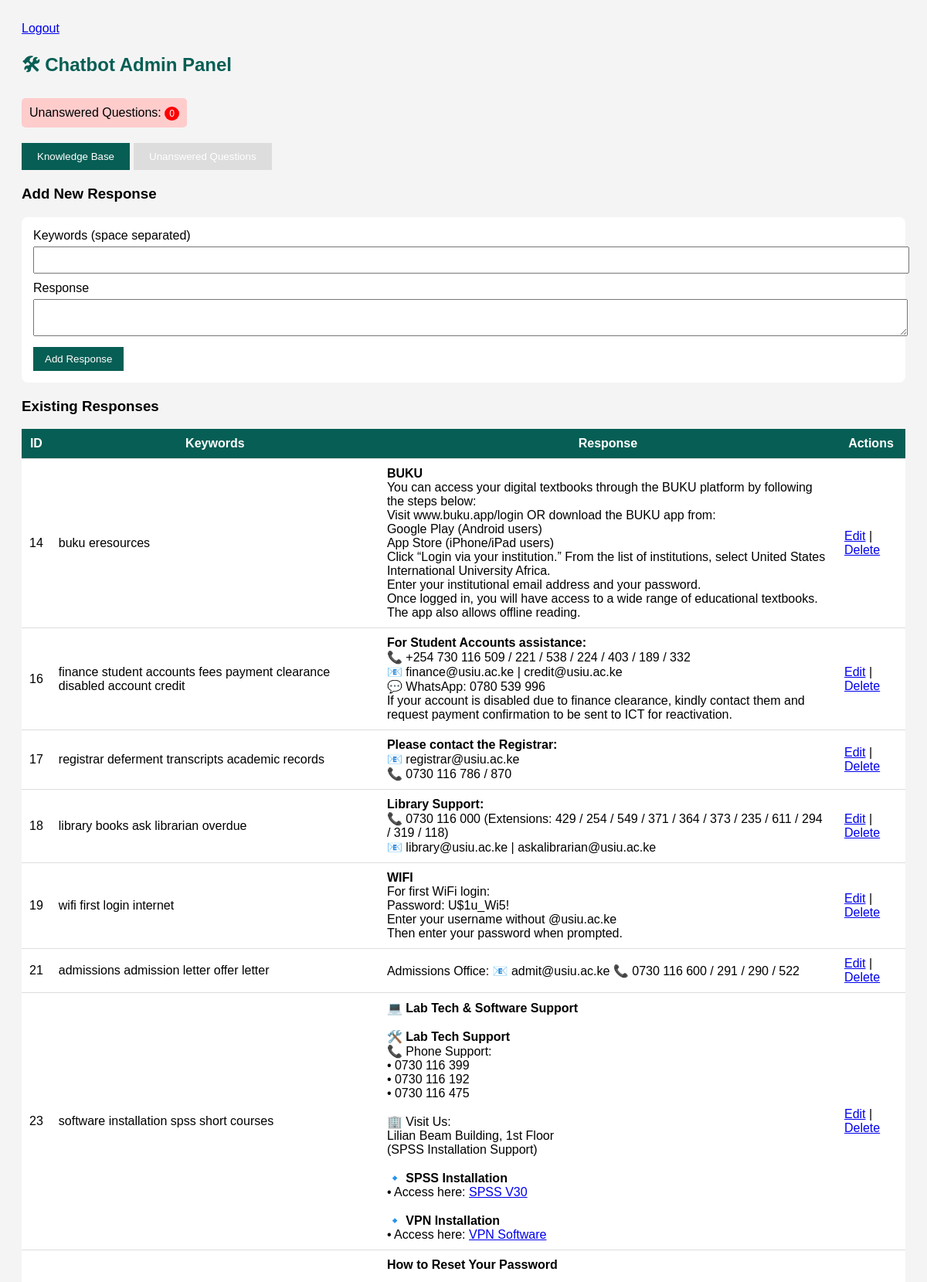
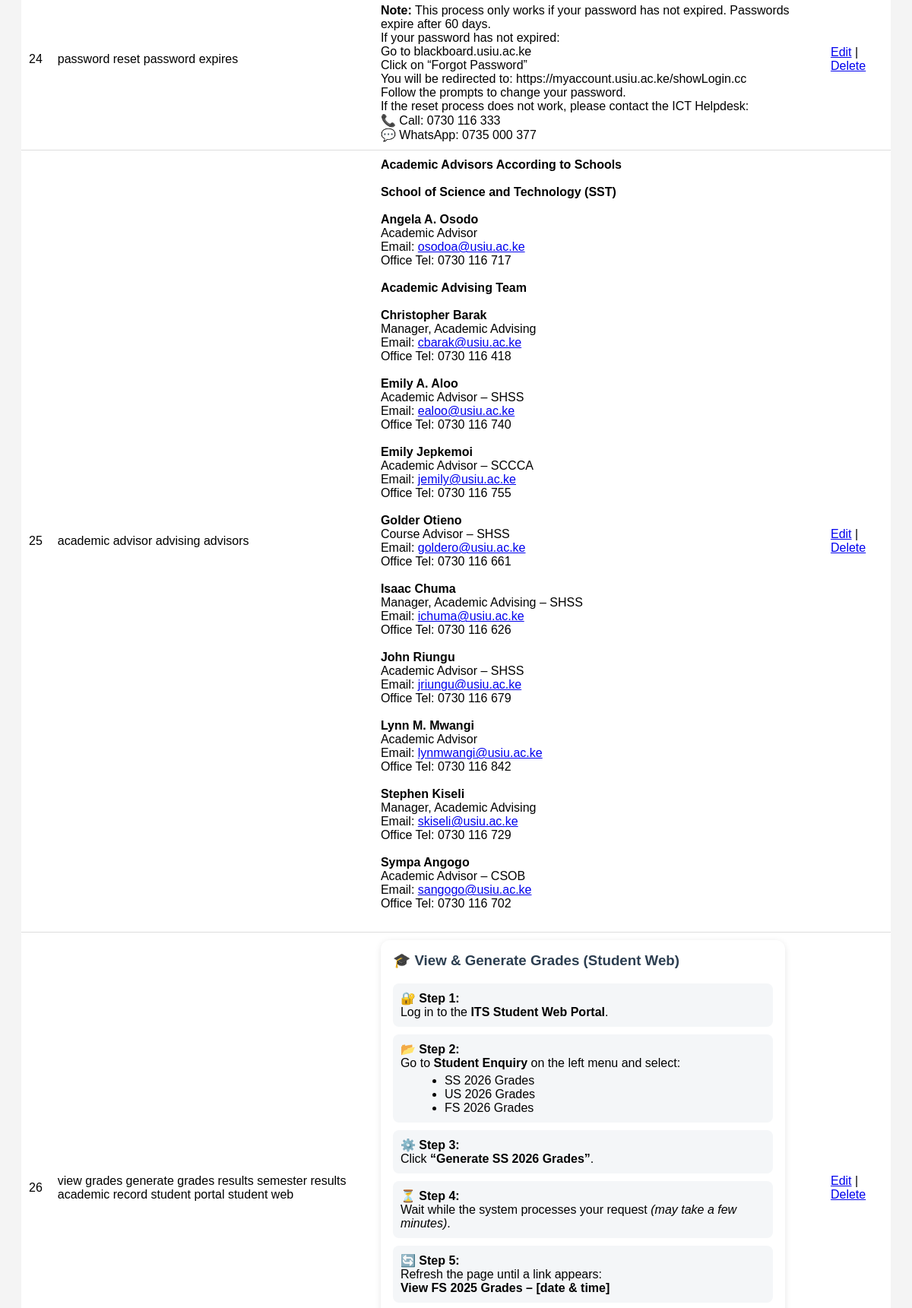
/admin (signed in, upper part), run on the app's committed database (2 pictures, top to bottom).
### tables this page shows
CREATE TABLE responses (
            id INTEGER PRIMARY KEY AUTOINCREMENT,
            input TEXT NOT NULL,
            response TEXT NOT NULL
        );

### app.py (the view)
@app.route("/admin")
def admin():
    if not session.get("admin"):
        return redirect(url_for("login"))
    conn = sqlite3.connect("chatbot.db")
    cursor = conn.cursor()
    cursor.execute("SELECT * FROM responses")
    responses_data = cursor.fetchall()
    cursor.execute("SELECT * FROM unanswered")
    unanswered_data = cursor.fetchall()
    conn.close()
    return render_template("admin.html", data=responses_data, unanswered=unanswered_data)

### templates/admin.html (shortened to what this page needs)
<!DOCTYPE html>
<html>
<head>
</head>
<body>
<a href="/logout">Logout</a>
<h2>🛠 Chatbot Admin Panel</h2>
<div class="notification">
    Unanswered Questions: <span class="badge">{{ unanswered|length }}</span>
</div>
<div class="tabs">
    <button class="tab-button active" onclick="showTab('knowledge')">Knowledge Base</button>
    <button class="tab-button" onclick="showTab('unanswered')">Unanswered Questions</button>
</div>
<div id="knowledge" class="tab-content active">
    <h3>Add New Response</h3>
    <form action="/add" method="POST">
        <label>Keywords (space separated)</label>
        <input type="text" name="keywords" required>
        <label>Response</label>
        <textarea name="response" required></textarea>
        <button type="submit">Add Response</button>
    </form>
    <h3>Existing Responses</h3>
    <table>
        <tr>
            <th>ID</th>
            <th>Keywords</th>
            <th>Response</th>
            <th>Actions</th>
        </tr>
        {% for row in data %}
        <tr>
            <td>{{ row[0] }}</td>
            <td>{{ row[1] }}</td>
            <td>{{ row[2] | safe }}</td>
            <td>
                <a href="/edit/{{ row[0] }}">Edit</a> |
                <a href="/delete/{{ row[0] }}" onclick="return confirm('Delete this entry?')">Delete</a>
            </td>
        </tr>
        {% endfor %}
    </table>
</div>
</body>
</html>

### templates/admin.html (style rules this page uses)
body { font-family: Arial; background: #f4f4f4; padding: 20px; }
h2 { color: #075e54; }
.notification { background: #ffcccc; padding: 10px; border-radius: 5px; margin-bottom: 20px; display: inline-block; }
.badge { background: red; color: white; padding: 2px 6px; border-radius: 50%; font-size: 12px; }
.tabs { display: flex; margin-bottom: 20px; }
.tab-button { padding: 10px 20px; background: #ddd; border: none; cursor: pointer; margin-right: 5px; }
.tab-button.active { background: #075e54; color: white; }
.tab-content { display: none; }
.tab-content.active { display: block; }
form { background: white; padding: 15px; border-radius: 8px; margin-bottom: 20px; }
input, textarea { width: 100%; padding: 8px; margin: 5px 0 10px; }
button { padding: 8px 15px; background: #075e54; color: white; border: none; cursor: pointer; }
table { width: 100%; background: white; border-collapse: collapse; }
th, td { padding: 10px; border-bottom: 1px solid #ddd; }
th { background: #075e54; color: white; }

### data on the page
responses: id "14", input "buku eresources", response "BUKU You can access your digital textbooks through the BUKU platform by following the steps below: Visit www.buku.app/login OR download the BUKU app from: Google Play (Android users) App Store (iPhone/iPad users) Click “Login via your institution.” From the list of institutions, select United States International University Africa. Enter your institutional email address and your password. Once logged in, you will have access to a wide range of educational textbooks. The app also allows offline reading."
responses: id "16", input "finance student accounts fees payment clearance disabled account credit", response "For Student Accounts assistance: 📞 +254 730 116 509 / 221 / 538 / 224 / 403 / 189 / 332 📧 finance@usiu.ac.ke | credit@usiu.ac.ke 💬 WhatsApp: 0780 539 996 If your account is disabled due to finance clearance, kindly contact them and request payment confirmation to be sent to ICT for reactivation."
responses: id "17", input "registrar deferment transcripts academic records", response "Please contact the Registrar: 📧 registrar@usiu.ac.ke 📞 0730 116 786 / 870"
responses: id "18", input "library books ask librarian overdue", response "Library Support: 📞 0730 116 000 (Extensions: 429 / 254 / 549 / 371 / 364 / 373 / 235 / 611 / 294 / 319 / 118) 📧 library@usiu.ac.ke | askalibrarian@usiu.ac.ke"
responses: id "19", input "wifi first login internet", response "WIFI For first WiFi login: Password: U$1u_Wi5! Enter your username without @usiu.ac.ke Then enter your password when prompted."
responses: id "21", input "admissions admission letter offer letter", response "Admissions Office: 📧 admit@usiu.ac.ke 📞 0730 116 600 / 291 / 290 / 522"
responses: id "23", input "software installation spss short courses", response "💻 Lab Tech & Software Support 🛠️ Lab Tech Support 📞 Phone Support: • 0730 116 399 • 0730 116 192 • 0730 116 475 🏢 Visit Us: Lilian Beam Building, 1st Floor (SPSS Installation Support) 🔹 SPSS Installation • Access here: SPSS V30 🔹 VPN Installation • Access here: VPN Software"
responses: id "24", input "password reset password expires", response "How to Reset Your Password Note: This process only works if your password has not expired. Passwords expire after 60 days. If your password has not expired: Go to blackboard.usiu.ac.ke Click on “Forgot Password” You will be redirected to: https://myaccount.usiu.ac.ke/showLogin.cc Follow the prompts to change your password. If the reset process does not work, please contact the ICT Helpdesk: 📞 Call: 0730 116 333 💬 WhatsApp: 0735 000 377"
responses: id "25", input "academic advisor advising advisors", response "Academic Advisors According to Schools School of Science and Technology (SST) Angela A. Osodo Academic Advisor Email: osodoa@usiu.ac.ke Office Tel: 0730 116 717 Academic Advising Team Christopher Barak Manager, Academic Advising Email: cbarak@usiu.ac.ke Office Tel: 0730 116 418 Emily A. Aloo Academic Advisor – SHSS Email: ealoo@usiu.ac.ke Office Tel: 0730 116 740 Emily Jepkemoi Academic Advisor – SCCCA Email: jemily@usiu.ac.ke Office Tel: 0730 116 755 Golder Otieno Course Advisor – SHSS Email: goldero@usiu.ac.ke Office Tel: 0730 116 661 Isaac Chuma Manager, Academic Advising – SHSS Email: ichuma@usiu.ac.ke Office Tel: 0730 116 626 John Riungu Academic Advisor – SHSS Email:…"
responses: id "26", input "view grades generate grades results semester results academic record student portal student web", response "🎓 View & Generate Grades (Student Web) 🔐 Step 1: Log in to the ITS Student Web Portal . 📂 Step 2: Go to Student Enquiry on the left menu and select: SS 2026 Grades US 2026 Grades FS 2026 Grades ⚙️ Step 3: Click “Generate SS 2026 Grades” . ⏳ Step 4: Wait while the system processes your request (may take a few minutes) . 🔄 Step 5: Refresh the page until a link appears: View FS 2025 Grades – [date & time]"

### other printed values
{{ unanswered|length }} "0"
